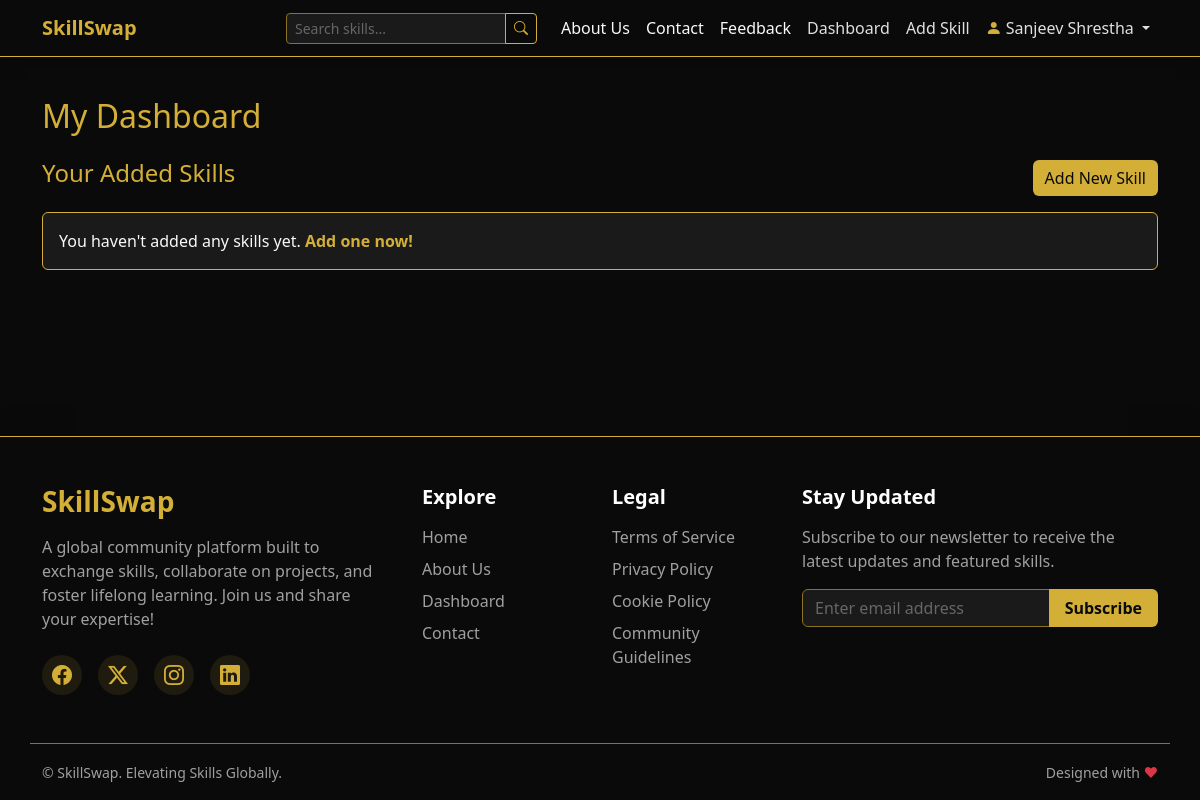
Page /dashboard (signed in) on the earlier database version.
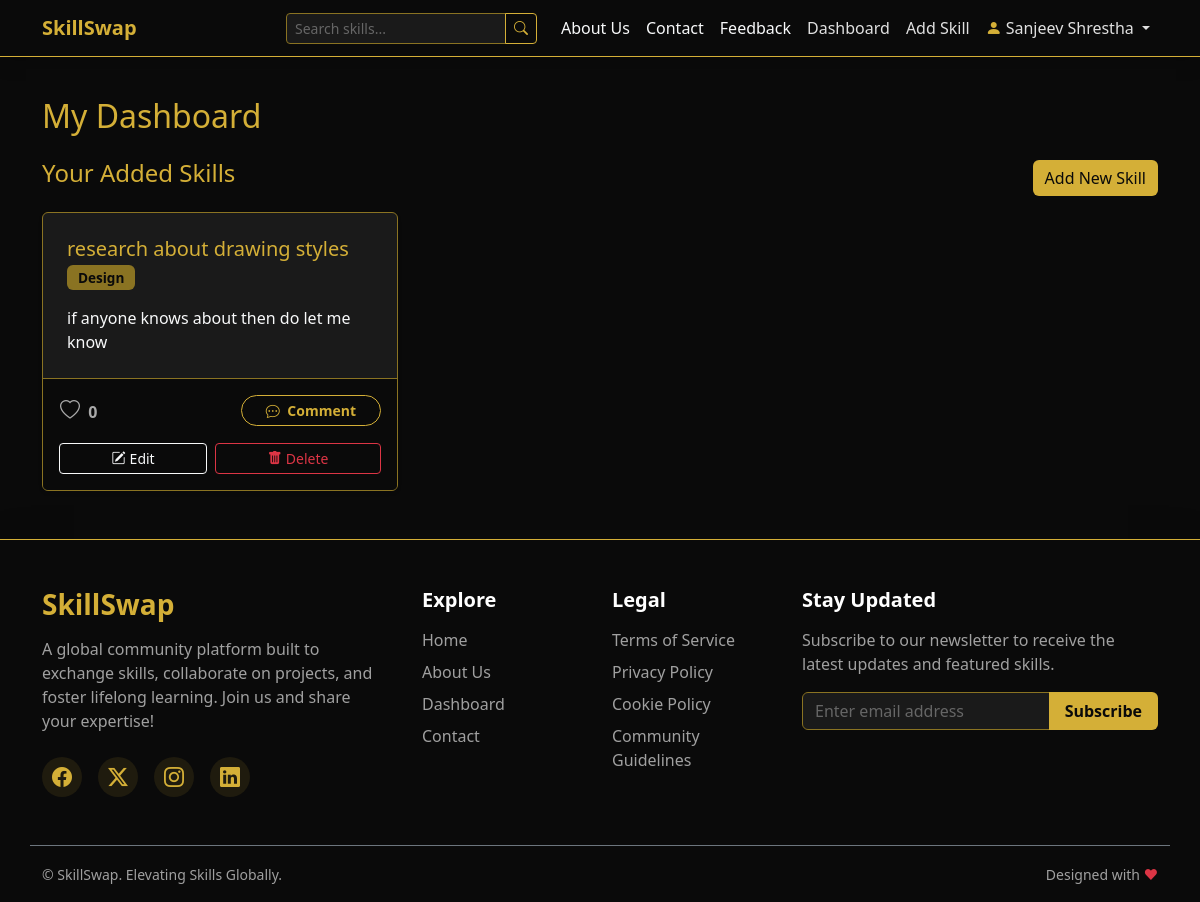
Same page on the later database version.
### models.py (models this page shows)
class Skill(db.Model):
    id = db.Column(db.Integer, primary_key=True)
    title = db.Column(db.String(100), nullable=False)
    description = db.Column(db.Text, nullable=False)
    date_posted = db.Column(db.DateTime, nullable=False, default=datetime.utcnow)
    user_id = db.Column(db.Integer, db.ForeignKey('user.id'), nullable=False)
    category_id = db.Column(db.Integer, db.ForeignKey('category.id'), nullable=False)
    comments = db.relationship('Comment', backref='skill', lazy=True)
    likes = db.relationship('Like', backref='skill', lazy=True)

class Category(db.Model):
    id = db.Column(db.Integer, primary_key=True)
    name = db.Column(db.String(50), unique=True, nullable=False)
    skills = db.relationship('Skill', backref='category', lazy=True)

class User(db.Model, UserMixin):
    id = db.Column(db.Integer, primary_key=True)
    username = db.Column(db.String(20), unique=True, nullable=False)
    email = db.Column(db.String(120), unique=True, nullable=False)
    password = db.Column(db.String(60), nullable=False)
    is_admin = db.Column(db.Boolean, default=False)
    skills = db.relationship('Skill', backref='author', lazy=True)
    comments = db.relationship('Comment', backref='author', lazy=True)
    feedbacks = db.relationship('Feedback', backref='author', lazy=True)
    likes = db.relationship('Like', backref='user', lazy=True)

### app.py (the view)
@app.route("/dashboard")
@login_required
def dashboard():
    skills = Skill.query.filter_by(author=current_user).order_by(Skill.date_posted.desc()).all()
    return render_template('dashboard.html', title='Dashboard', skills=skills)

### app.py (called while the page is built)
@login_manager.user_loader
def load_user(user_id):
    return User.query.get(int(user_id))

### templates/dashboard.html (shortened to what this page needs)
{% extends "base.html" %}
{% block content %}
<div class="row">
    <div class="col-12">
        <h2 class="mb-4">My Dashboard</h2>
        <div class="d-flex justify-content-between align-items-center mb-3">
            {% if current_user.is_admin %}
            <h4 class="text-gold">All Platform Skills (Admin View)</h4>
            {% else %}
            <h4 class="text-gold">Your Added Skills</h4>
            {% endif %}
            <a href="{{ url_for('new_skill') }}" class="btn btn-gold">Add New Skill</a>
        </div>
        {% if skills %}
        <div class="row g-4">
            {% for skill in skills %}
            <div class="col-md-4">
                <div class="card h-100 shadow-sm skill-card border-gold-subtle">
                    <div class="card-body p-4">
                        <h5 class="card-title text-gold">{{ skill.title }}</h5>
                        <h6 class="card-subtitle mb-3 text-muted">
                            <span class="badge bg-secondary">{{ skill.category.name }}</span>
                        </h6>
                        <p class="card-text text-light">{{ skill.description|truncate(150) }}</p>
                    </div>
                    <div class="card-footer bg-darkest border-top border-gold-subtle py-3">
                        <div class="d-flex justify-content-between align-items-center mb-3">
                            <div class="d-flex gap-4">
                                <button type="button" class="btn btn-link text-decoration-none p-0 social-btn like-btn "
                                        data-skill-id="{{ skill.id }}"
                                        title="Like">
                                    <i class="bi bi-heart{% if current_user.is_authenticated and skill.likes|selectattr('user_id', 'equalto', current_user.id)|list|length > 0 %}-fill{% endif %} me-1 fs-5"></i>
                                    <span class="like-count fw-bold">{{ skill.likes|length }}</span>
                                </button>
                            </div>
                            <a href="{{ url_for('skill', skill_id=skill.id) }}#comments" class="btn btn-outline-gold btn-sm px-4 rounded-pill fw-bold">
                                <i class="bi bi-chat-dots me-1"></i> Comment
                            </a>
                        </div>
                        <div class="d-flex gap-2">
                            <a href="{{ url_for('update_skill', skill_id=skill.id) }}"
                                class="btn btn-sm btn-outline-light flex-grow-1"><i class="bi bi-pencil-square me-1"></i>Edit</a>
                            <form action="{{ url_for('delete_skill', skill_id=skill.id) }}" method="POST" class="d-inline flex-grow-1"
                                onsubmit="return confirm('Are you sure you want to delete this skill?')">
                                <button type="submit" class="btn btn-sm btn-outline-danger w-100"><i
                                        class="bi bi-trash-fill me-1"></i>Delete</button>
                            </form>
                        </div>
                    </div>
                </div>
            </div>
            {% endfor %}
        </div>
        {% else %}
        <div class="alert alert-info bg-dark border-gold text-light">
            You haven't added any skills yet. <a href="{{ url_for('new_skill') }}" class="alert-link text-gold">Add one
                now!</a>
        </div>
        {% endif %}
    </div>
</div>
{% endblock %}

Differences in the rows shown:
added Skill: title "research about drawing styles", category.name "Design", description "if anyone knows about then do let me know", likes|length "0"
Other differences:
text no longer shown: "You haven't added any skills yet. Add one now!"
